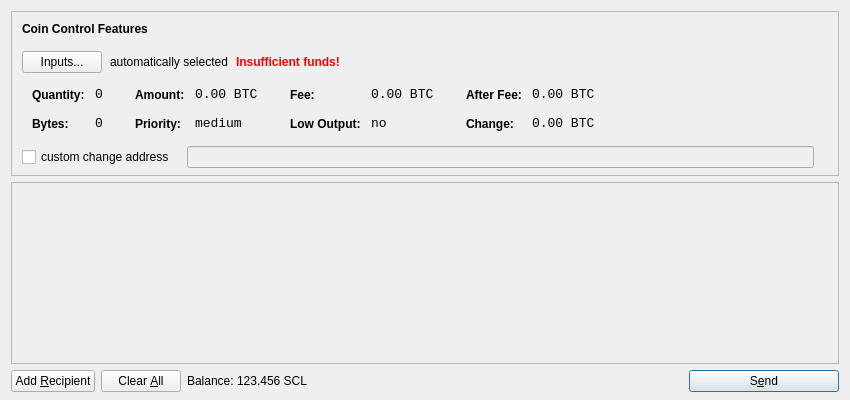
<?xml version="1.0" encoding="UTF-8"?>
<ui version="4.0">
 <class>SendCoinsDialog</class>
 <widget class="QDialog" name="SendCoinsDialog">
  <property name="geometry">
   <rect>
    <x>0</x>
    <y>0</y>
    <width>850</width>
    <height>400</height>
   </rect>
  </property>
  <property name="windowTitle">
   <string>Send Coins</string>
  </property>
  <layout class="QVBoxLayout" name="verticalLayout" stretch="0,1,0">
   <property name="bottomMargin">
    <number>8</number>
   </property>
   <item>
    <widget class="QFrame" name="frameCoinControl">
     <property name="sizePolicy">
      <sizepolicy hsizetype="Expanding" vsizetype="Expanding">
       <horstretch>0</horstretch>
       <verstretch>0</verstretch>
      </sizepolicy>
     </property>
     <property name="maximumSize">
      <size>
       <width>16777215</width>
       <height>16777215</height>
      </size>
     </property>
     <property name="frameShape">
      <enum>QFrame::StyledPanel</enum>
     </property>
     <property name="frameShadow">
      <enum>QFrame::Sunken</enum>
     </property>
     <layout class="QVBoxLayout" name="verticalLayoutCoinControl2">
      <property name="spacing">
       <number>-1</number>
      </property>
      <property name="leftMargin">
       <number>0</number>
      </property>
      <property name="topMargin">
       <number>0</number>
      </property>
      <property name="rightMargin">
       <number>0</number>
      </property>
      <property name="bottomMargin">
       <number>6</number>
      </property>
      <item>
       <layout class="QVBoxLayout" name="verticalLayoutCoinControl" stretch="0,0,0,0,1">
        <property name="spacing">
         <number>0</number>
        </property>
        <property name="leftMargin">
         <number>10</number>
        </property>
        <property name="topMargin">
         <number>10</number>
        </property>
        <item>
         <layout class="QHBoxLayout" name="horizontalLayoutCoinControl1">
          <property name="bottomMargin">
           <number>15</number>
          </property>
          <item>
           <widget class="QLabel" name="labelCoinControlFeatures">
            <property name="sizePolicy">
             <sizepolicy hsizetype="Preferred" vsizetype="Maximum">
              <horstretch>0</horstretch>
              <verstretch>0</verstretch>
             </sizepolicy>
            </property>
            <property name="font">
             <font>
              <weight>75</weight>
              <bold>true</bold>
             </font>
            </property>
            <property name="styleSheet">
             <string notr="true">font-weight:bold;</string>
            </property>
            <property name="text">
             <string>Coin Control Features</string>
            </property>
           </widget>
          </item>
         </layout>
        </item>
        <item>
         <layout class="QHBoxLayout" name="horizontalLayoutCoinControl2" stretch="0,0,0,0">
          <property name="spacing">
           <number>8</number>
          </property>
          <property name="bottomMargin">
           <number>10</number>
          </property>
          <item>
           <widget class="QPushButton" name="pushButtonCoinControl">
            <property name="styleSheet">
             <string notr="true"/>
            </property>
            <property name="text">
             <string>Inputs...</string>
            </property>
           </widget>
          </item>
          <item>
           <widget class="QLabel" name="labelCoinControlAutomaticallySelected">
            <property name="text">
             <string>automatically selected</string>
            </property>
            <property name="margin">
             <number>5</number>
            </property>
           </widget>
          </item>
          <item>
           <widget class="QLabel" name="labelCoinControlInsuffFunds">
            <property name="font">
             <font>
              <weight>75</weight>
              <bold>true</bold>
             </font>
            </property>
            <property name="styleSheet">
             <string notr="true">color:red;font-weight:bold;</string>
            </property>
            <property name="text">
             <string>Insufficient funds!</string>
            </property>
            <property name="margin">
             <number>5</number>
            </property>
           </widget>
          </item>
          <item>
           <spacer name="horizontalSpacerCoinControl">
            <property name="orientation">
             <enum>Qt::Horizontal</enum>
            </property>
            <property name="sizeHint" stdset="0">
             <size>
              <width>40</width>
              <height>1</height>
             </size>
            </property>
           </spacer>
          </item>
         </layout>
        </item>
        <item>
         <widget class="QWidget" name="widgetCoinControl" native="true">
          <property name="sizePolicy">
           <sizepolicy hsizetype="Preferred" vsizetype="Preferred">
            <horstretch>0</horstretch>
            <verstretch>0</verstretch>
           </sizepolicy>
          </property>
          <property name="minimumSize">
           <size>
            <width>0</width>
            <height>0</height>
           </size>
          </property>
          <property name="styleSheet">
           <string notr="true"/>
          </property>
          <layout class="QHBoxLayout" name="horizontalLayoutCoinControl5">
           <property name="margin">
            <number>0</number>
           </property>
           <item>
            <layout class="QHBoxLayout" name="horizontalLayoutCoinControl3" stretch="0,0,0,1">
             <property name="spacing">
              <number>20</number>
             </property>
             <property name="topMargin">
              <number>0</number>
             </property>
             <property name="bottomMargin">
              <number>10</number>
             </property>
             <item>
              <layout class="QFormLayout" name="formLayoutCoinControl1">
               <property name="horizontalSpacing">
                <number>10</number>
               </property>
               <property name="verticalSpacing">
                <number>14</number>
               </property>
               <property name="leftMargin">
                <number>10</number>
               </property>
               <property name="topMargin">
                <number>4</number>
               </property>
               <property name="rightMargin">
                <number>6</number>
               </property>
               <item row="0" column="0">
                <widget class="QLabel" name="labelCoinControlQuantityText">
                 <property name="styleSheet">
                  <string notr="true">font-weight:bold;</string>
                 </property>
                 <property name="text">
                  <string>Quantity:</string>
                 </property>
                 <property name="margin">
                  <number>0</number>
                 </property>
                </widget>
               </item>
               <item row="0" column="1">
                <widget class="QLabel" name="labelCoinControlQuantity">
                 <property name="font">
                  <font>
                   <family>Monospace</family>
                   <pointsize>10</pointsize>
                  </font>
                 </property>
                 <property name="cursor">
                  <cursorShape>IBeamCursor</cursorShape>
                 </property>
                 <property name="contextMenuPolicy">
                  <enum>Qt::ActionsContextMenu</enum>
                 </property>
                 <property name="text">
                  <string notr="true">0</string>
                 </property>
                 <property name="margin">
                  <number>0</number>
                 </property>
                 <property name="textInteractionFlags">
                  <set>Qt::LinksAccessibleByMouse|Qt::TextSelectableByKeyboard|Qt::TextSelectableByMouse</set>
                 </property>
                </widget>
               </item>
               <item row="1" column="0">
                <widget class="QLabel" name="labelCoinControlBytesText">
                 <property name="styleSheet">
                  <string notr="true">font-weight:bold;</string>
                 </property>
                 <property name="text">
                  <string>Bytes:</string>
                 </property>
                </widget>
               </item>
               <item row="1" column="1">
                <widget class="QLabel" name="labelCoinControlBytes">
                 <property name="font">
                  <font>
                   <family>Monospace</family>
                   <pointsize>10</pointsize>
                  </font>
                 </property>
                 <property name="cursor">
                  <cursorShape>IBeamCursor</cursorShape>
                 </property>
                 <property name="contextMenuPolicy">
                  <enum>Qt::ActionsContextMenu</enum>
                 </property>
                 <property name="text">
                  <string notr="true">0</string>
                 </property>
                 <property name="textInteractionFlags">
                  <set>Qt::LinksAccessibleByMouse|Qt::TextSelectableByKeyboard|Qt::TextSelectableByMouse</set>
                 </property>
                </widget>
               </item>
              </layout>
             </item>
             <item>
              <layout class="QFormLayout" name="formLayoutCoinControl2">
               <property name="horizontalSpacing">
                <number>10</number>
               </property>
               <property name="verticalSpacing">
                <number>14</number>
               </property>
               <property name="leftMargin">
                <number>6</number>
               </property>
               <property name="topMargin">
                <number>4</number>
               </property>
               <property name="rightMargin">
                <number>6</number>
               </property>
               <item row="0" column="0">
                <widget class="QLabel" name="labelCoinControlAmountText">
                 <property name="styleSheet">
                  <string notr="true">font-weight:bold;</string>
                 </property>
                 <property name="text">
                  <string>Amount:</string>
                 </property>
                 <property name="margin">
                  <number>0</number>
                 </property>
                </widget>
               </item>
               <item row="0" column="1">
                <widget class="QLabel" name="labelCoinControlAmount">
                 <property name="font">
                  <font>
                   <family>Monospace</family>
                   <pointsize>10</pointsize>
                  </font>
                 </property>
                 <property name="cursor">
                  <cursorShape>IBeamCursor</cursorShape>
                 </property>
                 <property name="contextMenuPolicy">
                  <enum>Qt::ActionsContextMenu</enum>
                 </property>
                 <property name="text">
                  <string notr="true">0.00 BTC</string>
                 </property>
                 <property name="textInteractionFlags">
                  <set>Qt::LinksAccessibleByMouse|Qt::TextSelectableByKeyboard|Qt::TextSelectableByMouse</set>
                 </property>
                </widget>
               </item>
               <item row="1" column="0">
                <widget class="QLabel" name="labelCoinControlPriorityText">
                 <property name="styleSheet">
                  <string notr="true">font-weight:bold;</string>
                 </property>
                 <property name="text">
                  <string>Priority:</string>
                 </property>
                </widget>
               </item>
               <item row="1" column="1">
                <widget class="QLabel" name="labelCoinControlPriority">
                 <property name="font">
                  <font>
                   <family>Monospace</family>
                   <pointsize>10</pointsize>
                  </font>
                 </property>
                 <property name="cursor">
                  <cursorShape>IBeamCursor</cursorShape>
                 </property>
                 <property name="contextMenuPolicy">
                  <enum>Qt::ActionsContextMenu</enum>
                 </property>
                 <property name="text">
                  <string>medium</string>
                 </property>
                 <property name="textInteractionFlags">
                  <set>Qt::LinksAccessibleByMouse|Qt::TextSelectableByKeyboard|Qt::TextSelectableByMouse</set>
                 </property>
                </widget>
               </item>
              </layout>
             </item>
             <item>
              <layout class="QFormLayout" name="formLayoutCoinControl3">
               <property name="horizontalSpacing">
                <number>10</number>
               </property>
               <property name="verticalSpacing">
                <number>14</number>
               </property>
               <property name="leftMargin">
                <number>6</number>
               </property>
               <property name="topMargin">
                <number>4</number>
               </property>
               <property name="rightMargin">
                <number>6</number>
               </property>
               <item row="0" column="0">
                <widget class="QLabel" name="labelCoinControlFeeText">
                 <property name="styleSheet">
                  <string notr="true">font-weight:bold;</string>
                 </property>
                 <property name="text">
                  <string>Fee:</string>
                 </property>
                 <property name="margin">
                  <number>0</number>
                 </property>
                </widget>
               </item>
               <item row="0" column="1">
                <widget class="QLabel" name="labelCoinControlFee">
                 <property name="font">
                  <font>
                   <family>Monospace</family>
                   <pointsize>10</pointsize>
                  </font>
                 </property>
                 <property name="cursor">
                  <cursorShape>IBeamCursor</cursorShape>
                 </property>
                 <property name="contextMenuPolicy">
                  <enum>Qt::ActionsContextMenu</enum>
                 </property>
                 <property name="text">
                  <string notr="true">0.00 BTC</string>
                 </property>
                 <property name="textInteractionFlags">
                  <set>Qt::LinksAccessibleByMouse|Qt::TextSelectableByKeyboard|Qt::TextSelectableByMouse</set>
                 </property>
                </widget>
               </item>
               <item row="1" column="0">
                <widget class="QLabel" name="labelCoinControlLowOutputText">
                 <property name="styleSheet">
                  <string notr="true">font-weight:bold;</string>
                 </property>
                 <property name="text">
                  <string>Low Output:</string>
                 </property>
                </widget>
               </item>
               <item row="1" column="1">
                <widget class="QLabel" name="labelCoinControlLowOutput">
                 <property name="font">
                  <font>
                   <family>Monospace</family>
                   <pointsize>10</pointsize>
                  </font>
                 </property>
                 <property name="cursor">
                  <cursorShape>IBeamCursor</cursorShape>
                 </property>
                 <property name="contextMenuPolicy">
                  <enum>Qt::ActionsContextMenu</enum>
                 </property>
                 <property name="text">
                  <string>no</string>
                 </property>
                 <property name="textInteractionFlags">
                  <set>Qt::LinksAccessibleByMouse|Qt::TextSelectableByKeyboard|Qt::TextSelectableByMouse</set>
                 </property>
                </widget>
               </item>
              </layout>
             </item>
             <item>
              <layout class="QFormLayout" name="formLayoutCoinControl4">
               <property name="horizontalSpacing">
                <number>10</number>
               </property>
               <property name="verticalSpacing">
                <number>14</number>
               </property>
               <property name="leftMargin">
                <number>6</number>
               </property>
               <property name="topMargin">
                <number>4</number>
               </property>
               <property name="rightMargin">
                <number>6</number>
               </property>
               <item row="0" column="0">
                <widget class="QLabel" name="labelCoinControlAfterFeeText">
                 <property name="styleSheet">
                  <string notr="true">font-weight:bold;</string>
                 </property>
                 <property name="text">
                  <string>After Fee:</string>
                 </property>
                 <property name="margin">
                  <number>0</number>
                 </property>
                </widget>
               </item>
               <item row="0" column="1">
                <widget class="QLabel" name="labelCoinControlAfterFee">
                 <property name="font">
                  <font>
                   <family>Monospace</family>
                   <pointsize>10</pointsize>
                  </font>
                 </property>
                 <property name="cursor">
                  <cursorShape>IBeamCursor</cursorShape>
                 </property>
                 <property name="contextMenuPolicy">
                  <enum>Qt::ActionsContextMenu</enum>
                 </property>
                 <property name="text">
                  <string notr="true">0.00 BTC</string>
                 </property>
                 <property name="textInteractionFlags">
                  <set>Qt::LinksAccessibleByMouse|Qt::TextSelectableByKeyboard|Qt::TextSelectableByMouse</set>
                 </property>
                </widget>
               </item>
               <item row="1" column="0">
                <widget class="QLabel" name="labelCoinControlChangeText">
                 <property name="styleSheet">
                  <string notr="true">font-weight:bold;</string>
                 </property>
                 <property name="text">
                  <string>Change:</string>
                 </property>
                </widget>
               </item>
               <item row="1" column="1">
                <widget class="QLabel" name="labelCoinControlChange">
                 <property name="font">
                  <font>
                   <family>Monospace</family>
                   <pointsize>10</pointsize>
                  </font>
                 </property>
                 <property name="cursor">
                  <cursorShape>IBeamCursor</cursorShape>
                 </property>
                 <property name="contextMenuPolicy">
                  <enum>Qt::ActionsContextMenu</enum>
                 </property>
                 <property name="text">
                  <string notr="true">0.00 BTC</string>
                 </property>
                 <property name="textInteractionFlags">
                  <set>Qt::LinksAccessibleByMouse|Qt::TextSelectableByKeyboard|Qt::TextSelectableByMouse</set>
                 </property>
                </widget>
               </item>
              </layout>
             </item>
            </layout>
           </item>
          </layout>
         </widget>
        </item>
        <item>
         <layout class="QHBoxLayout" name="horizontalLayoutCoinControl4" stretch="0,0,0">
          <property name="spacing">
           <number>12</number>
          </property>
          <property name="sizeConstraint">
           <enum>QLayout::SetDefaultConstraint</enum>
          </property>
          <property name="topMargin">
           <number>5</number>
          </property>
          <property name="rightMargin">
           <number>5</number>
          </property>
          <item>
           <widget class="QCheckBox" name="checkBoxCoinControlChange">
            <property name="text">
             <string>custom change address</string>
            </property>
           </widget>
          </item>
          <item>
           <widget class="QLineEdit" name="lineEditCoinControlChange">
            <property name="enabled">
             <bool>false</bool>
            </property>
            <property name="sizePolicy">
             <sizepolicy hsizetype="Expanding" vsizetype="Fixed">
              <horstretch>0</horstretch>
              <verstretch>0</verstretch>
             </sizepolicy>
            </property>
           </widget>
          </item>
          <item>
           <widget class="QLabel" name="labelCoinControlChangeLabel">
            <property name="sizePolicy">
             <sizepolicy hsizetype="Preferred" vsizetype="Expanding">
              <horstretch>0</horstretch>
              <verstretch>0</verstretch>
             </sizepolicy>
            </property>
            <property name="minimumSize">
             <size>
              <width>0</width>
              <height>0</height>
             </size>
            </property>
            <property name="text">
             <string/>
            </property>
            <property name="margin">
             <number>3</number>
            </property>
           </widget>
          </item>
         </layout>
        </item>
        <item>
         <spacer name="verticalSpacerCoinControl">
          <property name="orientation">
           <enum>Qt::Vertical</enum>
          </property>
          <property name="sizeHint" stdset="0">
           <size>
            <width>800</width>
            <height>1</height>
           </size>
          </property>
         </spacer>
        </item>
       </layout>
      </item>
     </layout>
    </widget>
   </item>
   <item>
    <widget class="QScrollArea" name="scrollArea">
     <property name="widgetResizable">
      <bool>true</bool>
     </property>
     <widget class="QWidget" name="scrollAreaWidgetContents">
      <property name="geometry">
       <rect>
        <x>0</x>
        <y>0</y>
        <width>830</width>
        <height>165</height>
       </rect>
      </property>
      <layout class="QVBoxLayout" name="verticalLayout_2">
       <property name="margin">
        <number>0</number>
       </property>
       <item>
        <layout class="QVBoxLayout" name="entries">
         <property name="spacing">
          <number>6</number>
         </property>
        </layout>
       </item>
       <item>
        <spacer name="verticalSpacer">
         <property name="orientation">
          <enum>Qt::Vertical</enum>
         </property>
         <property name="sizeHint" stdset="0">
          <size>
           <width>20</width>
           <height>40</height>
          </size>
         </property>
        </spacer>
       </item>
      </layout>
     </widget>
    </widget>
   </item>
   <item>
    <layout class="QHBoxLayout" name="horizontalLayout">
     <item>
      <widget class="QPushButton" name="addButton">
       <property name="toolTip">
        <string>Send to multiple recipients at once</string>
       </property>
       <property name="text">
        <string>Add &amp;Recipient</string>
       </property>
       <property name="icon">
        <iconset resource="../bitcoin.qrc">
         <normaloff>:/icons/add</normaloff>:/icons/add</iconset>
       </property>
       <property name="autoDefault">
        <bool>false</bool>
       </property>
      </widget>
     </item>
     <item>
      <widget class="QPushButton" name="clearButton">
       <property name="sizePolicy">
        <sizepolicy hsizetype="Minimum" vsizetype="Fixed">
         <horstretch>0</horstretch>
         <verstretch>0</verstretch>
        </sizepolicy>
       </property>
       <property name="toolTip">
        <string>Remove all transaction fields</string>
       </property>
       <property name="text">
        <string>Clear &amp;All</string>
       </property>
       <property name="icon">
        <iconset resource="../bitcoin.qrc">
         <normaloff>:/icons/remove</normaloff>:/icons/remove</iconset>
       </property>
       <property name="autoRepeatDelay">
        <number>300</number>
       </property>
       <property name="autoDefault">
        <bool>false</bool>
       </property>
      </widget>
     </item>
     <item>
      <layout class="QHBoxLayout" name="horizontalLayout_2">
       <property name="spacing">
        <number>3</number>
       </property>
       <item>
        <widget class="QLabel" name="label">
         <property name="text">
          <string>Balance:</string>
         </property>
        </widget>
       </item>
       <item>
        <widget class="QLabel" name="labelBalance">
         <property name="cursor">
          <cursorShape>IBeamCursor</cursorShape>
         </property>
         <property name="text">
          <string>123.456 SCL</string>
         </property>
         <property name="textInteractionFlags">
          <set>Qt::LinksAccessibleByMouse|Qt::TextSelectableByKeyboard|Qt::TextSelectableByMouse</set>
         </property>
        </widget>
       </item>
      </layout>
     </item>
     <item>
      <spacer name="horizontalSpacer">
       <property name="orientation">
        <enum>Qt::Horizontal</enum>
       </property>
       <property name="sizeHint" stdset="0">
        <size>
         <width>40</width>
         <height>20</height>
        </size>
       </property>
      </spacer>
     </item>
     <item>
      <widget class="QPushButton" name="sendButton">
       <property name="minimumSize">
        <size>
         <width>150</width>
         <height>0</height>
        </size>
       </property>
       <property name="toolTip">
        <string>Confirm the send action</string>
       </property>
       <property name="text">
        <string>S&amp;end</string>
       </property>
       <property name="icon">
        <iconset resource="../bitcoin.qrc">
         <normaloff>:/icons/send</normaloff>:/icons/send</iconset>
       </property>
       <property name="default">
        <bool>true</bool>
       </property>
      </widget>
     </item>
    </layout>
   </item>
  </layout>
 </widget>
 <resources>
  <include location="../bitcoin.qrc"/>
 </resources>
 <connections/>
</ui>
